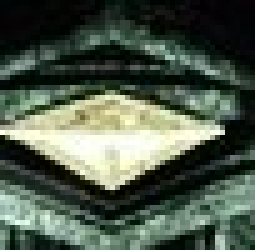
#> input picture practice/img1.jpg, 51 x 50 px, given in place of the camera (shown 5 times larger)
$ python ninth.py
#> lines starting #> are read from the running program, lines starting #| are printed output that depends on the picture; after the words box and inside, x2 and y2 are one past the last pixel; in counts of white or black regions, pixels touching at a corner belong together
import cv2
import numpy as np

cap=cv2.VideoCapture(0)
while True:
	_,frame= cap.read()
#> frame is the input picture: shape (50, 51, 3); mean B, G, R 75.5, 90.1, 78.1
	hsv= cv2.cvtColor(frame,cv2.COLOR_BGR2HSV)
#> hsv: shape (50, 51, 3); mean H, S, V 62.3, 101.2, 90.3
	lower_green = np.array([64,50,10])
	upper_green = np.array([150,255,255])

	mask=cv2.inRange(hsv,lower_green,upper_green)
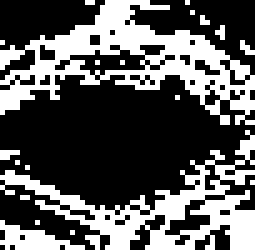
#> mask: shape (50, 51) (shown 5 times larger); 35.4% white; 20 white regions (17 under 20 px), largest, box (x1, y1, x2, y2) and area: (0, 0, 51, 25) 461, (0, 26, 51, 50) 359, (0, 44, 17, 50) 50
	res=cv2.bitwise_and(frame,frame,mask=mask)
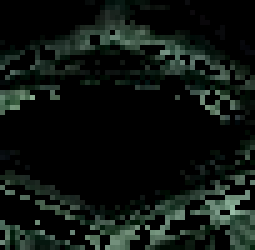
#> res: shape (50, 51, 3) (shown 5 times larger); mean B, G, R 16.6, 20.6, 14.1

	kernel=np.ones((5,5),np.uint8)
	erosion=cv2.erode(mask,kernel,iterations=1)
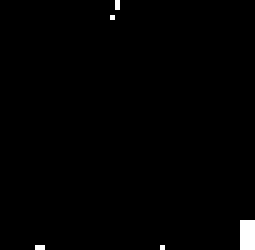
#> erosion: shape (50, 51) (shown 5 times larger); 0.94% white; 5 white regions (5 under 20 px)
	dilation=cv2.dilate(mask,kernel,iterations=1)
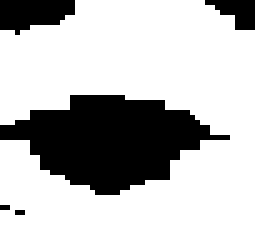
#> dilation: shape (50, 51) (shown 5 times larger); 74.5% white; 5 black regions (2 under 20 px), largest, box (x1, y1, x2, y2) and area: (0, 19, 46, 39) 532, (0, 0, 15, 7) 77, (41, 0, 51, 6) 37
	opening=cv2.morphologyEx(mask,cv2.MORPH_OPEN,kernel)
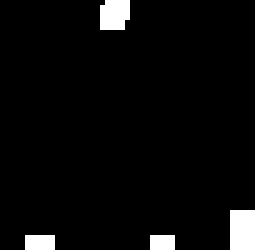
#> opening: shape (50, 51) (shown 5 times larger); 4.2% white; 4 white regions (2 under 20 px), largest, box (x1, y1, x2, y2) and area: (46, 42, 51, 50) 40, (20, 0, 26, 6) 33
	closing=cv2.morphologyEx(mask,cv2.MORPH_CLOSE,kernel)
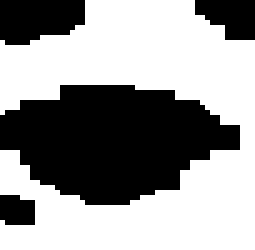
#> closing: shape (50, 51) (shown 5 times larger); 59.4% white; 4 black regions, box (x1, y1, x2, y2) and area: (0, 17, 48, 41) 798, (0, 0, 17, 9) 127, (39, 0, 51, 8) 73, (0, 39, 7, 45) 38


	cv2.imshow('frame',frame)
	cv2.imshow('res',res)
	cv2.imshow('erosion',erosion)
	cv2.imshow('dilation',dilation)
	cv2.imshow('opening',opening)
	cv2.imshow('closing',closing)

	k=cv2.waitKey(5)&0xFF
#> (key q is pressed here)
	if k==ord('q'):
		break
cv2.destroyAllWindows()
cap.release()

$ run again, on practice/img2.jpg
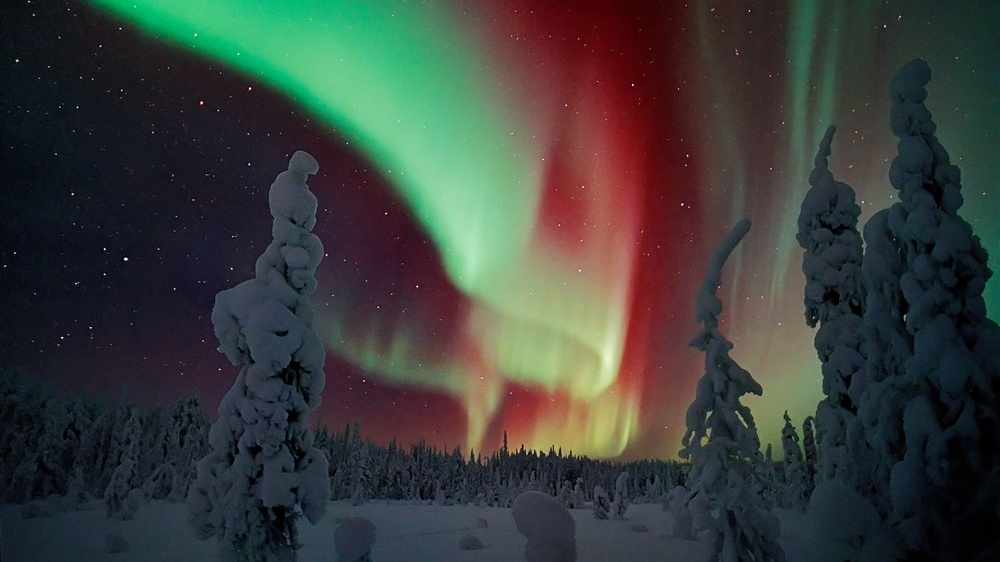
#> input picture practice/img2.jpg, 1000 x 562 px, shrunk from 1920 x 1080 before the run, given in place of the camera
#> frame is the input picture: shape (562, 1000, 3); mean B, G, R 58.9, 62.6, 58.5
#> hsv: shape (562, 1000, 3); mean H, S, V 92.8, 108.9, 78.3
#> `mask=cv2.inRange(hsv,lower_green,upper_green)`:
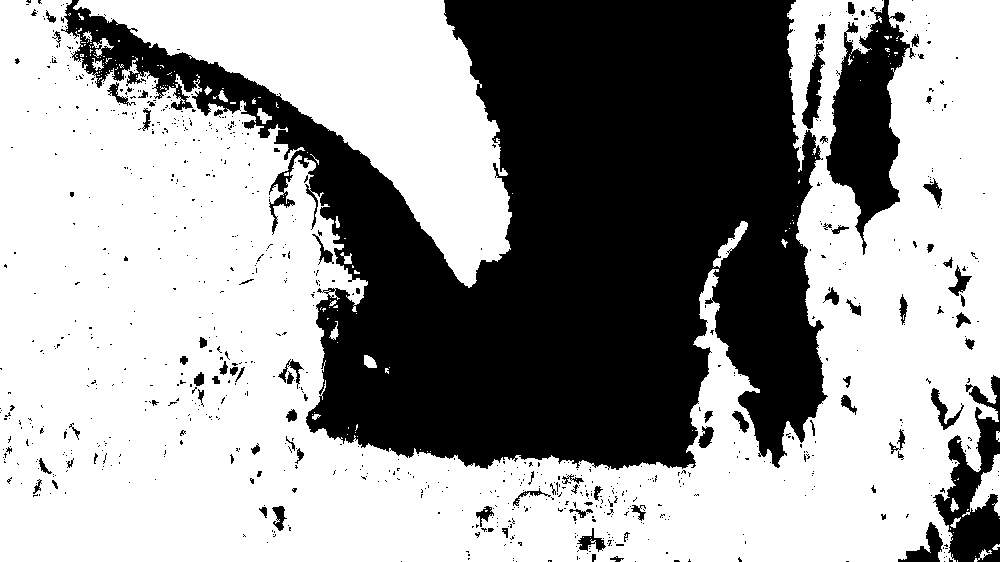
#> mask: shape (562, 1000); 61.5% white; 875 black regions (786 under 20 px), largest, box (x1, y1, x2, y2) and area: (61, 0, 828, 470) 189539, (826, 0, 915, 255) 10609, (933, 375, 1000, 562) 5700
#> erosion: shape (562, 1000); 53.4% white; 275 black regions (3 under 20 px), largest, box (x1, y1, x2, y2) and area: (50, 0, 926, 526) 227159, (896, 373, 1000, 562) 9010, (573, 526, 632, 562) 1112
#> dilation: shape (562, 1000); 66.6% white; 78 black regions (54 under 20 px), largest, box (x1, y1, x2, y2) and area: (70, 0, 823, 466) 174207, (829, 9, 904, 230) 8178, (952, 503, 1000, 562) 1675
#> opening: shape (562, 1000); 60% white; 402 black regions (330 under 20 px), largest, box (x1, y1, x2, y2) and area: (61, 0, 924, 487) 208156, (898, 375, 1000, 562) 7211, (508, 474, 618, 524) 1188
#> `closing=cv2.morphologyEx(mask,cv2.MORPH_CLOSE,kernel)`:
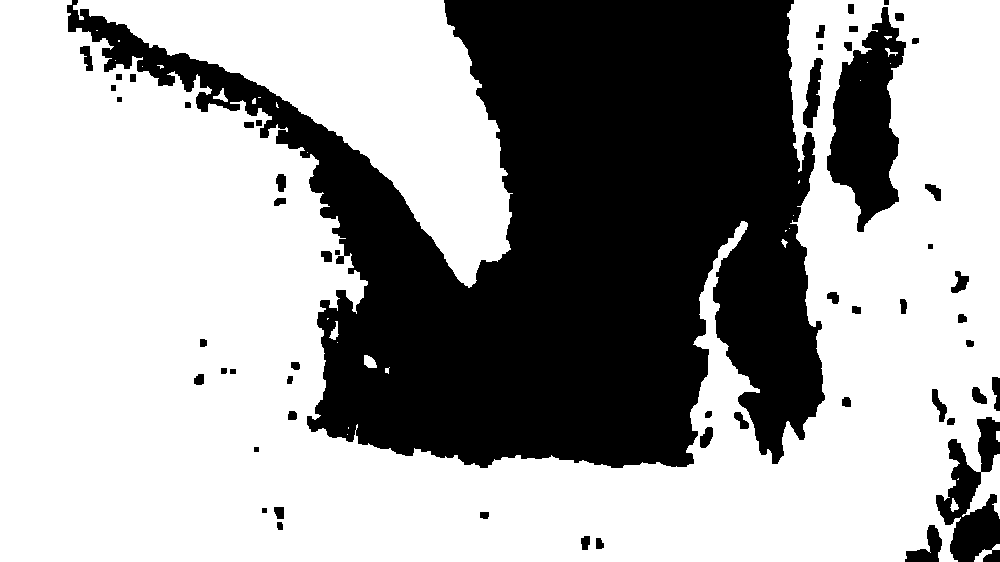
#> closing: shape (562, 1000); 63.4% white; 55 black regions, largest, box (x1, y1, x2, y2) and area: (67, 0, 825, 468) 185382, (827, 7, 906, 232) 9890, (936, 417, 1000, 562) 4914
